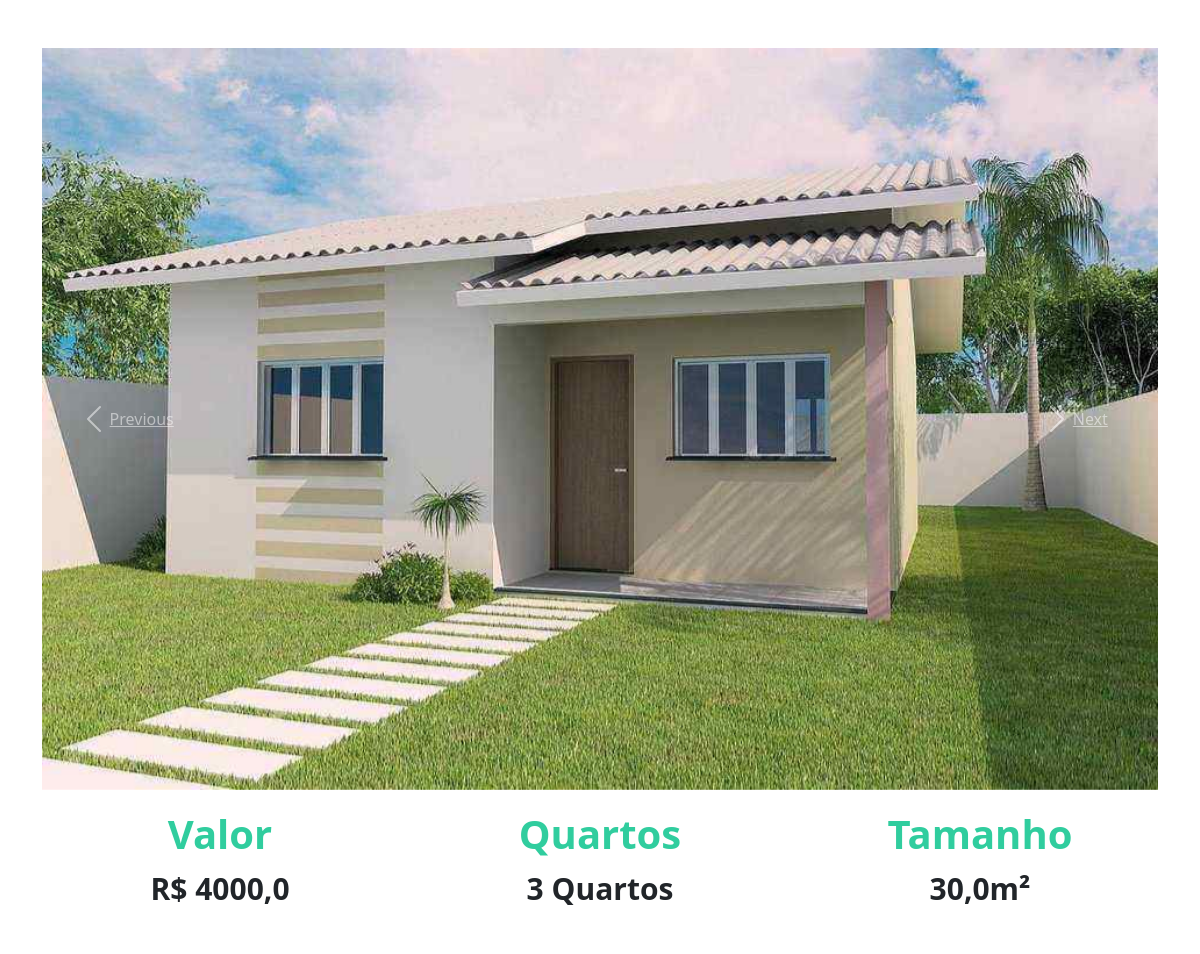
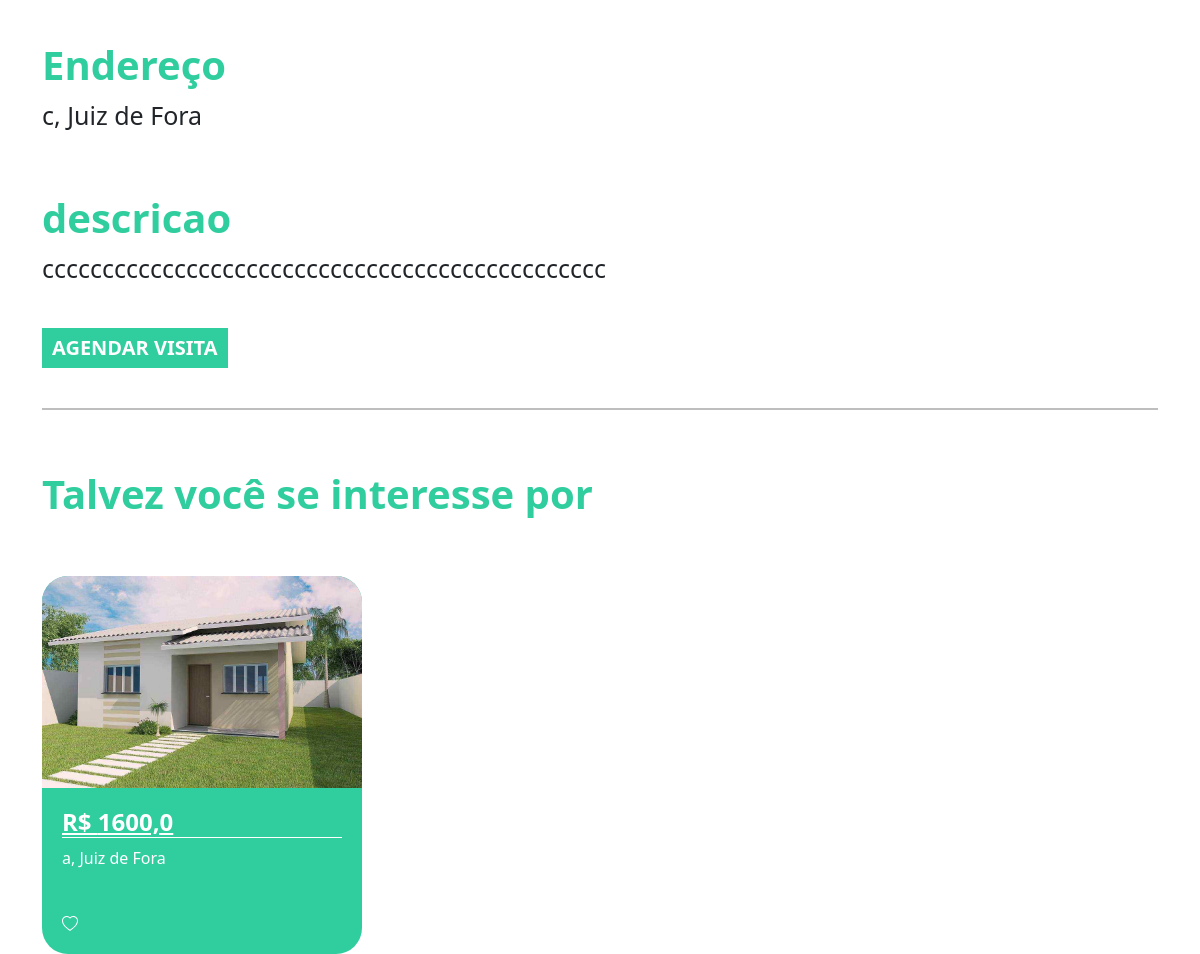
Page /imovel/3 on the committed database (2 pictures, top to bottom).
### plataforma/models.py (models this page shows, shortened)
class Imagem(models.Model):
    img = models.ImageField(upload_to='img')
    def __str__(self) -> str:
        return self.img.url

class Imovel(models.Model):
    choices = (('V', 'Venda'),
    ('A', 'Aluguel'))
    choices_imovel = (('A', 'Apartamento'),
    ('C', 'Casa'))
    imagens = models.ManyToManyField(Imagem)
    valor = models.FloatField()
    quartos = models.IntegerField()
    tamanho = models.FloatField()
    cidade = models.ForeignKey(Cidade, on_delete=models.DO_NOTHING)
    rua = models.CharField(max_length=50)
    tipo = models.CharField(max_length=1, choices=choices)
    tipo_imovel = models.CharField(max_length=1, choices=choices_imovel)
    numero = models.IntegerField()
    descricao = models.TextField()
    dias_visita = models.ManyToManyField(DiasVisita)
    horarios = models.ManyToManyField(Horario)

class Cidade(models.Model):
    nome = models.CharField(max_length=30)
    def __str__(self) -> str:
      return self.nome

### plataforma/views.py (the view)
# urls.py: path('imovel/<str:id>', views.imovel, name="imovel"),
def imovel(request, id):
    imovel = get_object_or_404(Imovel, id=id)
    sugestoes = Imovel.objects.filter(cidade=imovel.cidade).exclude(id=id)[:2]
    return render(request, 'imovel.html', {'imovel': imovel, 'sugestoes': sugestoes, 'id': id})

### plataforma/models.py (called while the page is built)
    def __str__(self) -> str:
        return self.dia

    def __str__(self) -> str:
        return str(self.horario)

### plataforma/templates/imovel.html (shortened to what this page needs)
{% extends 'base.html' %}
{% load static %}
{% block 'head' %}
<link rel="stylesheet" href="{% static 'plataforma/css/home.css' %}">
{% endblock %}
{% block 'body' %}
<div style="text-align: center" class="container">
    <br>
    <br>
    <div id="carouselExampleControls" class="carousel slide" data-ride="carousel">
        <div class="carousel-inner">
            {% for img in imovel.imagens.all %}
            <div class="carousel-item {% if forloop.first %} active {% endif %}">
                <img class="d-block w-100" src="{{img}}" alt="First slide">
            </div>
            {% endfor %}
        </div>
        <a class="carousel-control-prev" href="#carouselExampleControls" role="button" data-slide="prev">
            <span class="carousel-control-prev-icon" aria-hidden="true"></span>
            <span class="sr-only">Previous</span>
        </a>
        <a class="carousel-control-next" href="#carouselExampleControls" role="button" data-slide="next">
            <span class="carousel-control-next-icon" aria-hidden="true"></span>
            <span class="sr-only">Next</span>
        </a>
    </div>
    <div class="row">
        <div class="col-md">
            <h3 class="titulo_especificacao">Valor</h3>
            <p class="especificacao">R$ {{imovel.valor}}</p>
        </div>
        <div class="col-md">
            <h3 class="titulo_especificacao">Quartos</h3>
            <p class="especificacao">{{imovel.quartos}} Quartos</p>
        </div>
        <div class="col-md">
            <h3 class="titulo_especificacao">Tamanho</h3>
            <p class="especificacao">{{imovel.tamanho}}m²</p>
        </div>
    </div>
    <br>
    <br>
    <div style="text-align: left">
        <h3 class="titulo_especificacao">Endereço</h3>
        <p class="especificacao_endereco">{{imovel.rua}}, {{imovel.cidade }}</p>
    </div>
    <br>
    <div style="text-align: left">
        <h3 class="titulo_especificacao">descricao</h3>
        <p class="especificacao_endereco">{{imovel.descricao}}</p>
        <br>
        <button class="btn_agendar_visita" data-toggle="modal" data-target="#exampleModal">AGENDAR VISITA</button>
        <br>
        <br>
    </div>
    <hr style="border: 1px solid black">
    <br>
    <div class="div_possivel_interesse">
        <h3 class="titulo_especificacao">Talvez você se interesse por</h3>
        <div class="row">
            {% for sugestao in sugestoes %}
            <div class="col-md cont">
                <div class="card_imovel">
                    <img class="img_capa_imovel" src="{{sugestao.imagens.all.0.img.url}}">
                    <div class="informacoes_imoveis">
                        <a class="a_none" href="{% url 'imovel' sugestao.id %}">
                            <h4 class="valor">R$ {{sugestao.valor}}</h4>
                        </a>
                        <p>{{sugestao.rua}}, {{sugestao.cidade}}</p>
                        <br>
                    </div>
                </div>
            </div>
            {% endfor %}
        </div>
    </div>
</div>
{% endblock %}

### templates/static/plataforma/css/home.css (style rules this page uses)
.card_imovel { background-color: #30CD9E; width: 20rem; margin-top: 50px; border-radius: 26px; }
.img_capa_imovel { width: 100%; border-top-left-radius: 26px; border-top-right-radius: 26px; }
.informacoes_imoveis { padding: 20px; color: white; }
.valor { font-weight: bold; border-bottom: 1px solid white; }
.a_none { color: white; }
.titulo_especificacao { color: #30CD9E; font-weight: bold; margin-top: 20px; font-size: 40px; }
.especificacao { font-size: 30px; font-weight: bold; }
.especificacao_endereco { font-size: 25px; }
.btn_agendar_visita { border: none; background-color: #30CD9E; color: white; font-weight: bold; font-size: 20px; padding: 5px 10px 5px 10px; }
.div_possivel_interesse { text-align: left; }

### rows in the picture
Imagem: img (picture)
Imovel: valor "4000,0", quartos "3", tamanho "30,0", rua "c", cidade "Juiz de Fora", descricao "ccccccccccccccccccccccccccccccccccccccccccccccc"
Imovel: imagens.all.0.img (picture), valor "1600,0", rua "a", cidade "Juiz de Fora"
